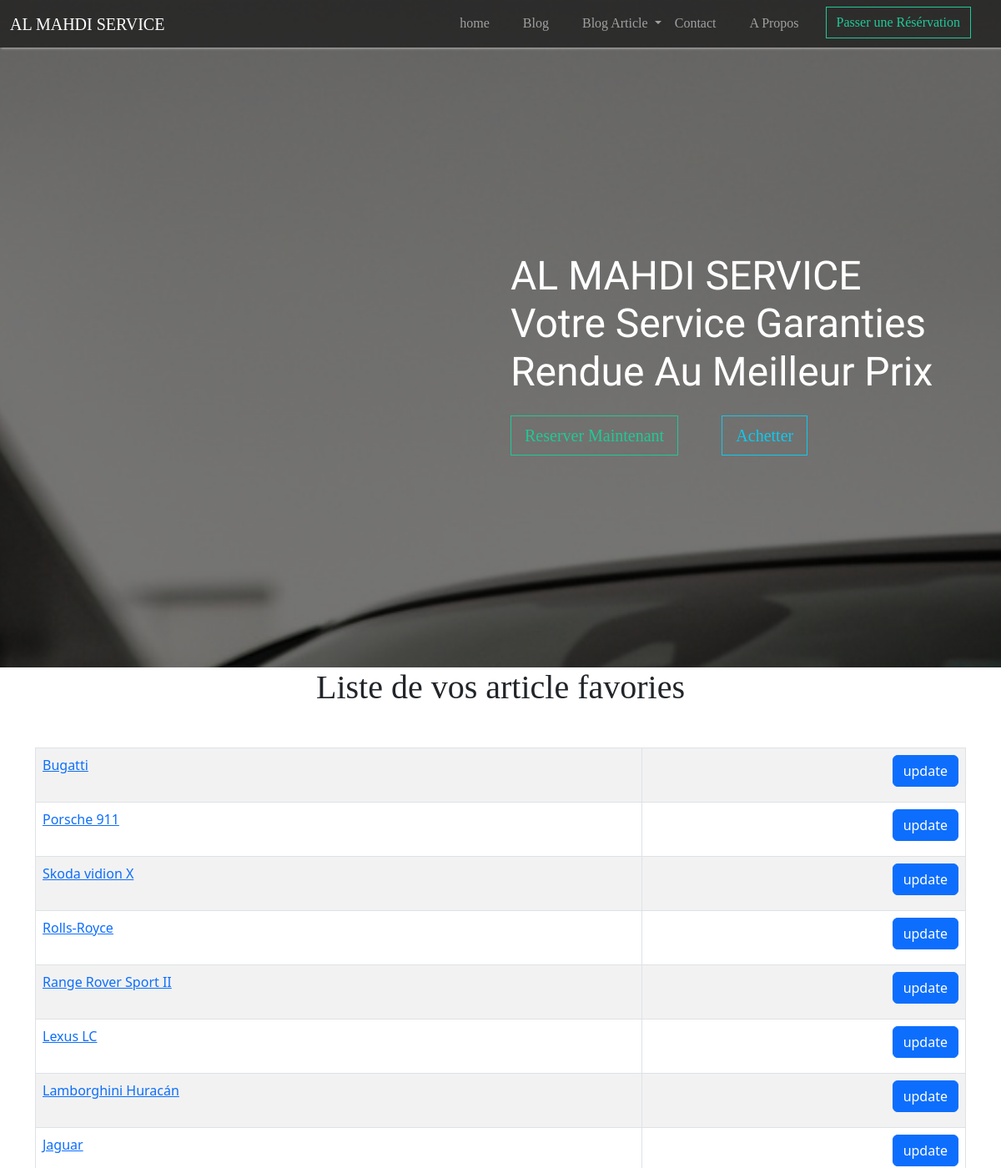
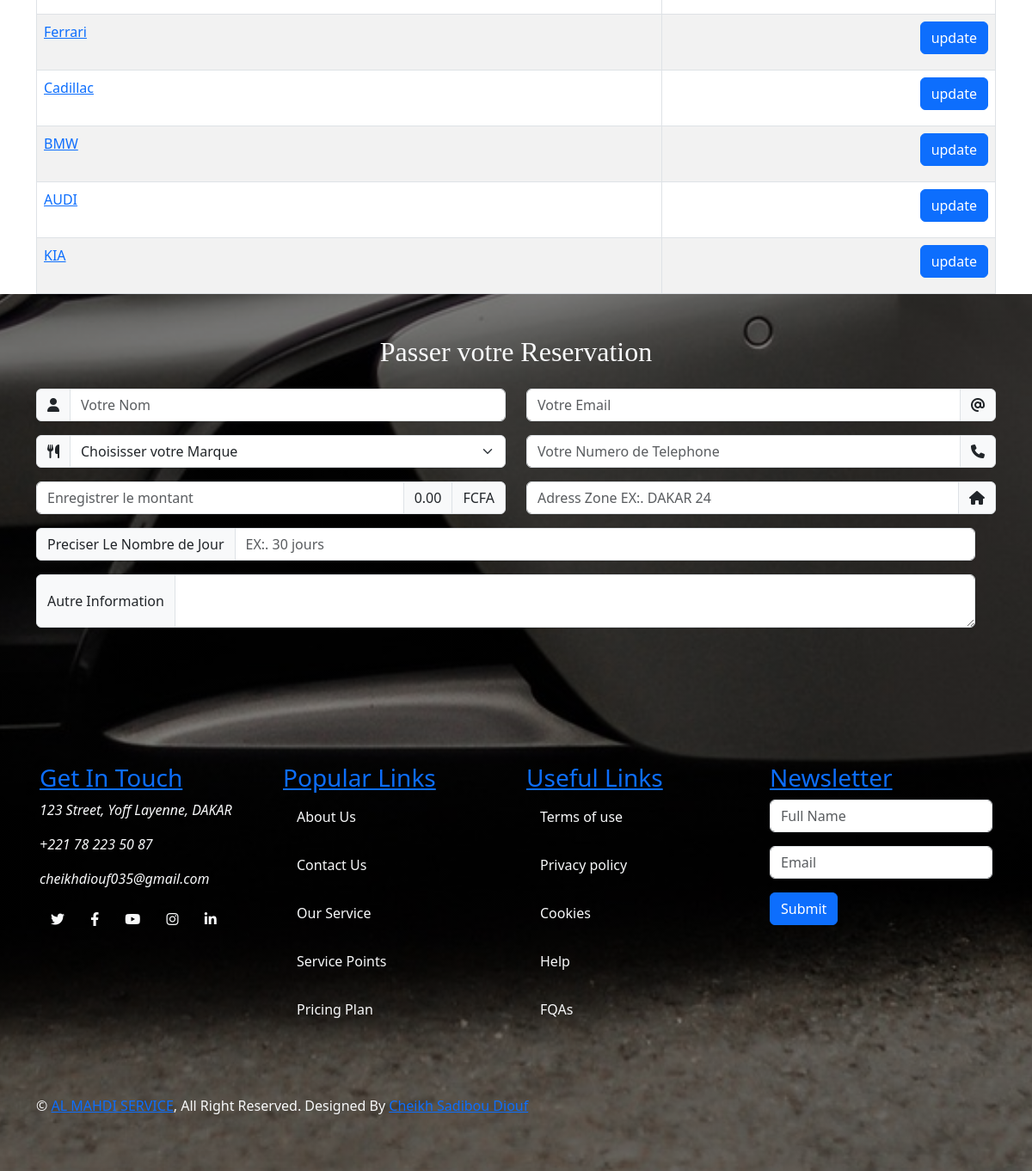
The page /liste_article/ on the database its author committed (2 pictures, top to bottom).
### blog/models.py (models this page shows)
class DetailCar(models.Model):
  nom = models.CharField(max_length=120, null=True, blank=True)
  resumer = models.TextField(blank=True)
  contenu = models.TextField(blank=True)
  auteur = models.CharField(max_length=60)
  date_creer = models.DateField()
  images = models.ImageField(upload_to='images/', blank=True, null=True)
  date_mise_en_vente = models.DateTimeField(null=True)
  users = models.ForeignKey(User, on_delete=models.CASCADE, default=True, blank=True, null=True)
  def __str__(self) :
      return str(self.nom)

### blog/views.py (the view)
# urls.py: path('liste_article/',liste_article , name='liste-article'),
def liste_article(request):
   InputListe = DetailCar.objects.all()
   context = {
      "InputListe": InputListe,
   }
   return render(request, 'create_update/update_Article.html', context)

### blog/templates/create_update/update_Article.html
{% extends 'base.html' %}
{% block container %}
  <div class="container">
    <table class="table table-hover table-striped table-bordered mb-0">
      <center>
        <h1 class="merriweather text-center mb-4">Liste de vos article favories </h1>
        <br/>
      {% for article in InputListe %}
        <tr>
        <td><a href="{% url 'show-article' article.id %}">{{ article }}</a>
          <br/>
          <br/>
        </td>
        <div class="col-12">
          <td align="right">
            <a href="{% url 'update-car' article.id %}"><button type="submit" class="btn btn-primary ">update</button></a>
          </td>
        </div>
      </tr>
      {% endfor %}
    </center>
    </table>
  </div>
{% endblock container %}

### blog/static/css/style.css (style rules this page uses)
.merriweather { font-family: 'Merriweather', serif; }

### rows shown on the page
DetailCar: nom "Bugatti"
DetailCar: nom "Porsche 911"
DetailCar: nom "Skoda vidion X"
DetailCar: nom "Rolls-Royce"
DetailCar: nom "Range Rover Sport II"
DetailCar: nom "Lexus LC"
DetailCar: nom "Lamborghini Huracán"
DetailCar: nom "Jaguar"
DetailCar: nom "Ferrari"
DetailCar: nom "Cadillac"
DetailCar: nom "BMW"
DetailCar: nom "AUDI"
DetailCar: nom "KIA"
